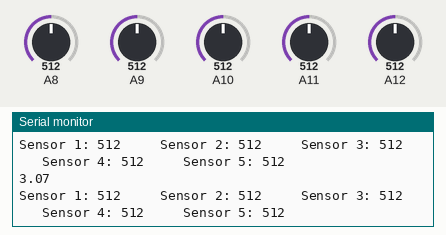
A sketch run on a simulated Arduino Mega 2560, built with avr-gcc and run on an emulated ATmega2560. On the bench: the last lines printed to the serial monitor. The inputs (shaded band) are chosen by the test bench; at power-on: A8 = 512, A9 = 512, A10 = 512, A11 = 512, A12 = 512.

Above: at 1.2 s.
1.3 s: A8 set to 107
At 1.39 s:
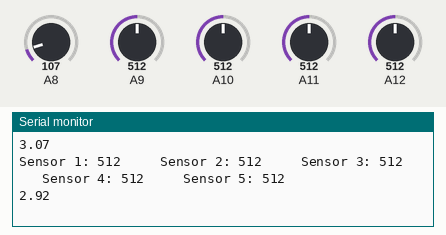
4.3 s: A8 set to 89
At 4.36 s:
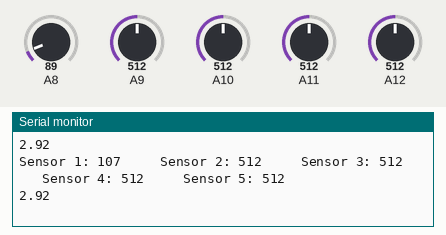
5.8 s: A9 set to 109
At 6.8 s:
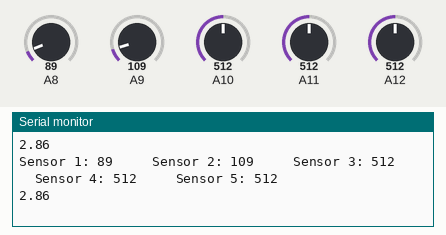
8.8 s: A9 set to 92
At 9.6 s:
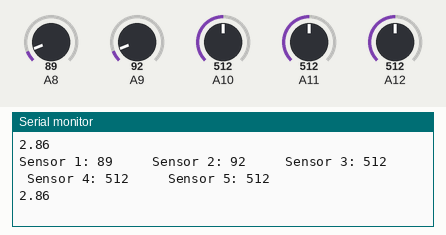
14.8 s: A10 set to 105
At 15.5 s:
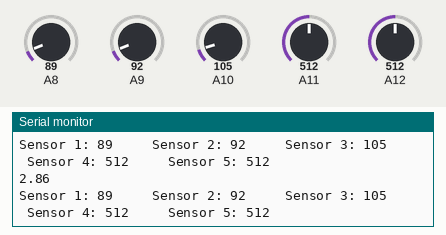
16.3 s: A10 set to 92
At 17.4 s:
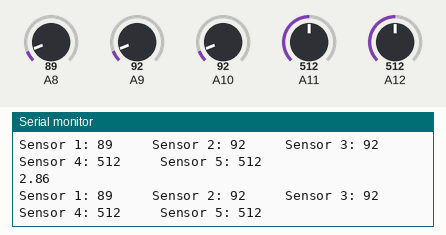
Timing chart, 0 to 18.8 s (numbered marks = the images above; inputs shaded):
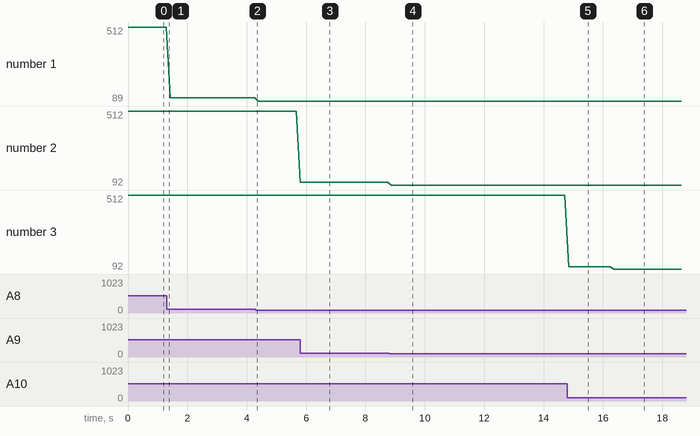

The sketch:

linesensortest.ino
```cpp
float IR1Val, IR2Val, IR3Val, IR4Val, IR5Val;
void setup() {
  // put your setup code here, to run once:
  Serial.begin(9600);
  pinMode(A8, INPUT);
  pinMode(A9, INPUT);
  pinMode(A10, INPUT);
  pinMode(A11, INPUT);
  pinMode(A12, INPUT);
}

void loop() {
  // put your main code here, to run repeatedly:
  readValue();
}

float readValue() {
  Serial.print("Sensor 1: "); // b: 296, w: 979
  Serial.print(analogRead(A8));
  Serial.print("     Sensor 2: "); // b:302, w:980
  Serial.print(analogRead(A9));
  Serial.print("     Sensor 3: "); // b:490, w:981
  Serial.print(analogRead(A10));
  Serial.print("     Sensor 4: "); // b:380, w: 980
  Serial.print(analogRead(A11));
  Serial.print("     Sensor 5: "); // b:382, w: 980
  Serial.println(analogRead(A12));
  IR1Val = constrain((analogRead(A8) - 296.0)/(979.0-296.0), 0, 1); // minimum 235 - 982
  IR2Val = constrain((analogRead(A9) - 302.0)/(980.0-302.0), 0, 1); // min 235 - 983
  IR3Val = constrain((analogRead(A10) - 490.0)/(981.0-490.0), 0, 1); // 231 - 983
  IR4Val = constrain((analogRead(A11) - 380.0)/(980.0-380.0), 0, 1); // 253 - 983
  IR5Val = constrain((analogRead(A12) - 382.0)/(980.0-382.0), 0, 1); // 300 - 983

  float xIR = ((1-IR1Val) + (1-IR2Val)*2 + (1-IR3Val)*3 + (1-IR4Val)*4 + (1-IR5Val)*5)/((1-IR1Val) + (1-IR2Val) + (1-IR3Val) + (1-IR4Val) + (1-IR5Val));
  Serial.println(xIR);
  if (isnan(xIR)) {
    Serial.println("yup");
  }
  delay(100);
//  IR1Val = constrain((analogRead(A1) - 235.0)/(982.0-235.0), 0, 1); // minimum 235 - 982
//  IR2Val = constrain((analogRead(A2) - 235.0)/(982.0-235.0), 0, 1); // min 235 - 983
//  IR3Val = constrain((analogRead(A3) - 231.0)/(983.0-231.0), 0, 1); // 231 - 983
//  IR4Val = constrain((analogRead(A4) - 253.0)/(983.0-253.0), 0, 1); // 253 - 983
//  IR5Val = constrain((analogRead(A5) - 300.0)/(983.0-300.0), 0, 1); // 300 - 983
//
//  float xIR = ((1-IR1Val) + (1-IR2Val)*2 + (1-IR3Val)*3 + (1-IR4Val)*4 + (1-IR5Val)*5)/((1-IR1Val) + (1-IR2Val) + (1-IR3Val) + (1-IR4Val) + (1-IR5Val));
//  Serial.println(xIR);
//  return xIR;
}
```

Measured:
- after the input at 1.3 s, the serial monitor: prints a new line after 0.08 s (image 1)
- after the input at 5.8 s, the serial monitor: prints a new line at once (image 3)
- after the input at 8.8 s, the serial monitor: prints a new line after 0.08 s (image 4)
- after the input at 14.8 s, the serial monitor: prints a new line after 0.05 s (image 5)
- after the input at 16.3 s, the serial monitor: prints a new line after 0.07 s (image 6)
- plotted number 1: 512 → 107 after the input at 1.3 s, 107 → 89 after the input at 4.3 s
- plotted number 2: 512 → 109 after the input at 5.8 s, 109 → 92 after the input at 8.8 s
- plotted number 3: 512 → 105 after the input at 14.8 s
